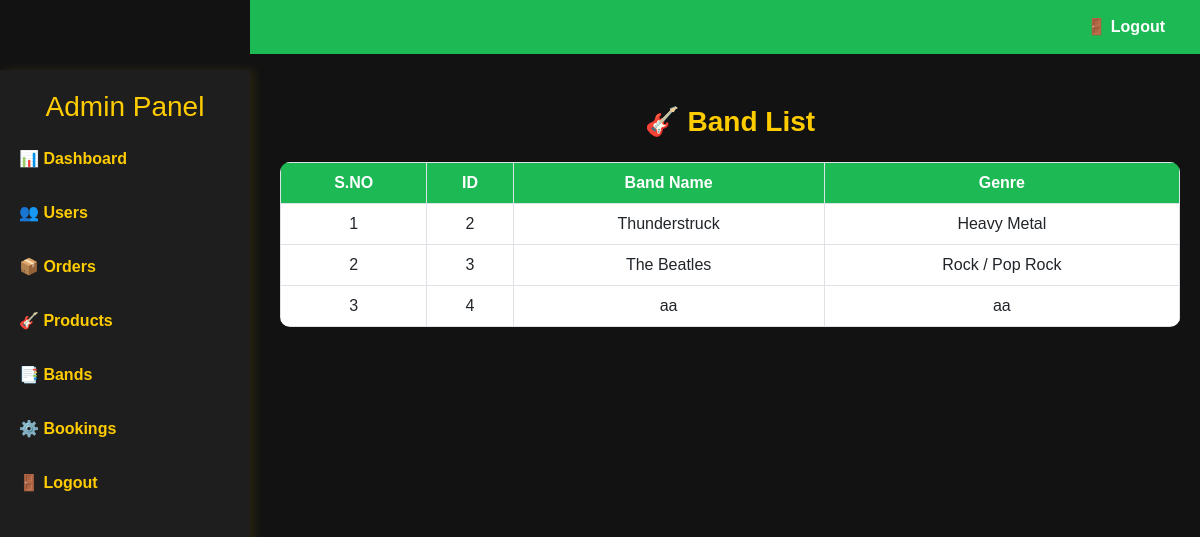
/bands/, run on an earlier commit of the app's database.
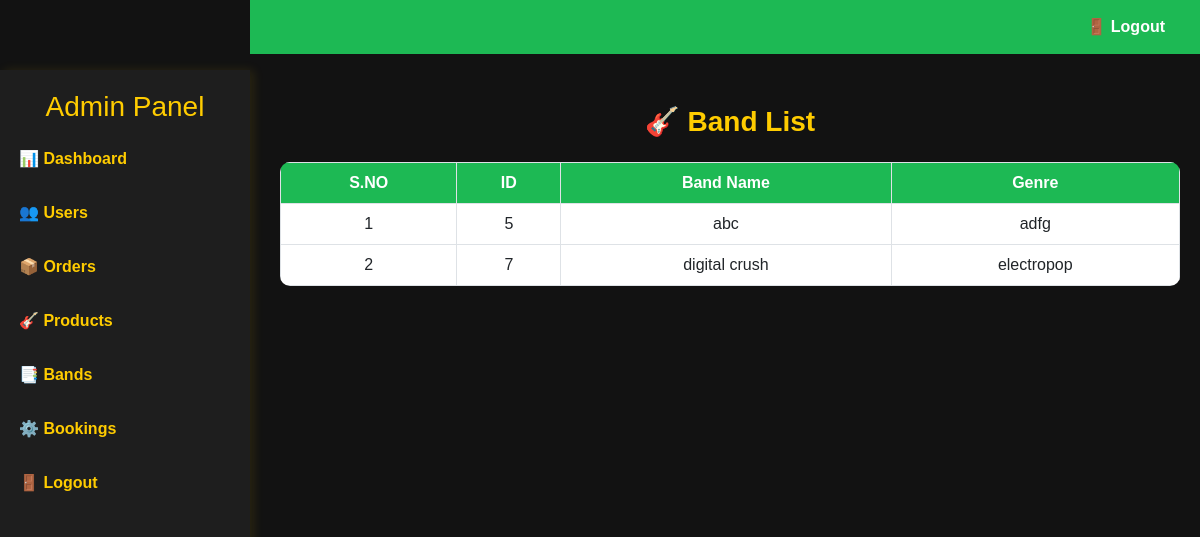
And on a later commit of the database.
### app/models.py (models this page shows, shortened)
class BandTeam(models.Model):
    staf = models.ForeignKey(Staf, on_delete=models.CASCADE, related_name="bands")
    name = models.CharField(max_length=100)
    genre = models.CharField(max_length=100)
    description = models.TextField()
    booking_fee = models.IntegerField(default=0)  # Added a default value to prevent NULL errors
    image = models.ImageField(upload_to="bands/")

### app/views.py (the view)
# urls.py: path('bands/',views.bands,name='bands'),
def bands(request):
    bnd=BandTeam.objects.all()
    return render(request,'admin/bands.html',{'bnd':bnd})

### templates/admin/bands.html (shortened to what this page needs)
<!DOCTYPE html>
<html lang="en">
<head>
    <link rel="stylesheet" href="https://cdn.jsdelivr.net/npm/bootstrap@5.3.0/dist/css/bootstrap.min.css">
</head>
<body>
    <div class="sidebar">
        <h3>Admin Panel</h3>
        <a href="../adminhome">📊 Dashboard</a>
        <a href="../users">👥 Users</a>
        <a href="../orders">📦 Orders</a>
        <a href="../products">🎸 Products</a>
        <a href="../bands">📑 Bands</a>
        <a href="../bookings">⚙️ Bookings</a>
        <a href="../logout">🚪 Logout</a>
    </div>
    <div class="top-navbar">
        <a href="../logout">🚪 Logout</a>
    </div>
    <div class="content">
        <h2 class="heading">🎸 Band List</h2>
        <table class="table table-bordered text-center">
            <thead>
                <tr>
                    <th>S.NO</th>
                    <th>ID</th>
                    <th>Band Name</th>
                    <th>Genre</th>
                </tr>
            </thead>
            <tbody>
                {% for b in bnd %}
                <tr>
                    <td>{{ forloop.counter }}</td>
                    <td>{{ b.id }}</td>
                    <td>{{ b.name }}</td>
                    <td>{{ b.genre }}</td>
                </tr>
                {% endfor %}
            </tbody>
        </table>
    </div>
</body>
</html>

What changed in the data, as far as the page shows it:
removed BandTeam: id "2", name "Thunderstruck", genre "Heavy Metal"
removed BandTeam: id "3", name "The Beatles", genre "Rock / Pop Rock"
removed BandTeam: id "4", name "aa", genre "aa"
added BandTeam: id "5", name "abc", genre "adfg"
added BandTeam: id "7", name "digital crush", genre "electropop"
